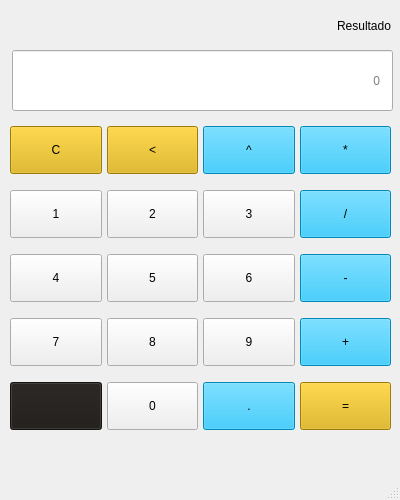
<?xml version="1.0" encoding="UTF-8"?>
<ui version="4.0">
 <class>MainWindow</class>
 <widget class="QMainWindow" name="MainWindow">
  <property name="geometry">
   <rect>
    <x>0</x>
    <y>0</y>
    <width>400</width>
    <height>500</height>
   </rect>
  </property>
  <property name="sizePolicy">
   <sizepolicy hsizetype="Fixed" vsizetype="Fixed">
    <horstretch>0</horstretch>
    <verstretch>0</verstretch>
   </sizepolicy>
  </property>
  <property name="maximumSize">
   <size>
    <width>500</width>
    <height>500</height>
   </size>
  </property>
  <property name="windowTitle">
   <string>Calculadora</string>
  </property>
  <property name="windowIcon">
   <iconset theme="accessories-calculator"/>
  </property>
  <widget class="QWidget" name="centralwidget">
   <widget class="QLabel" name="result">
    <property name="geometry">
     <rect>
      <x>280</x>
      <y>10</y>
      <width>111</width>
      <height>31</height>
     </rect>
    </property>
    <property name="text">
     <string>Resultado</string>
    </property>
    <property name="alignment">
     <set>Qt::AlignRight|Qt::AlignTrailing|Qt::AlignVCenter</set>
    </property>
    <property name="margin">
     <number>10</number>
    </property>
   </widget>
   <widget class="QLineEdit" name="display">
    <property name="geometry">
     <rect>
      <x>12</x>
      <y>50</y>
      <width>381</width>
      <height>61</height>
     </rect>
    </property>
    <property name="styleSheet">
     <string notr="true">padding-right: 10px</string>
    </property>
    <property name="alignment">
     <set>Qt::AlignRight|Qt::AlignTrailing|Qt::AlignVCenter</set>
    </property>
    <property name="placeholderText">
     <string>0</string>
    </property>
   </widget>
   <widget class="QWidget" name="gridLayoutWidget">
    <property name="geometry">
     <rect>
      <x>10</x>
      <y>110</y>
      <width>381</width>
      <height>341</height>
     </rect>
    </property>
    <layout class="QGridLayout" name="gridLayout" rowstretch="0,0,0,0,0,0,0" columnstretch="0,0,0,0">
     <property name="sizeConstraint">
      <enum>QLayout::SetDefaultConstraint</enum>
     </property>
     <property name="horizontalSpacing">
      <number>5</number>
     </property>
     <property name="verticalSpacing">
      <number>0</number>
     </property>
     <item row="0" column="1">
      <widget class="QPushButton" name="pushButton_2">
       <property name="styleSheet">
        <string notr="true">height:40; 
background-color: #DBAC00;
color: black</string>
       </property>
       <property name="text">
        <string>&lt;</string>
       </property>
      </widget>
     </item>
     <item row="6" column="1">
      <widget class="QPushButton" name="pushButton_18">
       <property name="styleSheet">
        <string notr="true">height:40</string>
       </property>
       <property name="text">
        <string>0</string>
       </property>
      </widget>
     </item>
     <item row="1" column="3">
      <widget class="QPushButton" name="pushButton_8">
       <property name="styleSheet">
        <string notr="true">height:40;
background-color: deepskyblue;
color: black</string>
       </property>
       <property name="text">
        <string>/</string>
       </property>
      </widget>
     </item>
     <item row="3" column="1">
      <widget class="QPushButton" name="pushButton_10">
       <property name="styleSheet">
        <string notr="true">height:40</string>
       </property>
       <property name="text">
        <string>5</string>
       </property>
      </widget>
     </item>
     <item row="6" column="2">
      <widget class="QPushButton" name="pushButton_19">
       <property name="styleSheet">
        <string notr="true">height:40;
background-color: deepskyblue;
color: black</string>
       </property>
       <property name="text">
        <string>.</string>
       </property>
      </widget>
     </item>
     <item row="4" column="1">
      <widget class="QPushButton" name="pushButton_15">
       <property name="styleSheet">
        <string notr="true">height:40</string>
       </property>
       <property name="text">
        <string>8</string>
       </property>
      </widget>
     </item>
     <item row="4" column="0">
      <widget class="QPushButton" name="pushButton_14">
       <property name="styleSheet">
        <string notr="true">height:40</string>
       </property>
       <property name="text">
        <string>7</string>
       </property>
      </widget>
     </item>
     <item row="4" column="2">
      <widget class="QPushButton" name="pushButton_13">
       <property name="styleSheet">
        <string notr="true">height:40</string>
       </property>
       <property name="text">
        <string>9</string>
       </property>
      </widget>
     </item>
     <item row="1" column="1">
      <widget class="QPushButton" name="pushButton_6">
       <property name="styleSheet">
        <string notr="true">height:40</string>
       </property>
       <property name="text">
        <string>2</string>
       </property>
      </widget>
     </item>
     <item row="4" column="3">
      <widget class="QPushButton" name="pushButton_16">
       <property name="styleSheet">
        <string notr="true">height:40;
background-color: deepskyblue;
color: black</string>
       </property>
       <property name="text">
        <string>+</string>
       </property>
      </widget>
     </item>
     <item row="0" column="0">
      <widget class="QPushButton" name="pushButton">
       <property name="autoFillBackground">
        <bool>false</bool>
       </property>
       <property name="styleSheet">
        <string notr="true">height:40; background-color: #DBAC00; color: black</string>
       </property>
       <property name="text">
        <string>C</string>
       </property>
      </widget>
     </item>
     <item row="3" column="0">
      <widget class="QPushButton" name="pushButton_9">
       <property name="styleSheet">
        <string notr="true">height:40</string>
       </property>
       <property name="text">
        <string>4</string>
       </property>
      </widget>
     </item>
     <item row="1" column="0">
      <widget class="QPushButton" name="pushButton_5">
       <property name="styleSheet">
        <string notr="true">height:40</string>
       </property>
       <property name="text">
        <string>1</string>
       </property>
      </widget>
     </item>
     <item row="0" column="2">
      <widget class="QPushButton" name="pushButton_3">
       <property name="styleSheet">
        <string notr="true">height:40;
background-color: deepskyblue;
color: black</string>
       </property>
       <property name="text">
        <string>^</string>
       </property>
      </widget>
     </item>
     <item row="3" column="2">
      <widget class="QPushButton" name="pushButton_11">
       <property name="styleSheet">
        <string notr="true">height:40</string>
       </property>
       <property name="text">
        <string>6</string>
       </property>
      </widget>
     </item>
     <item row="6" column="0">
      <widget class="QPushButton" name="pushButton_17">
       <property name="styleSheet">
        <string notr="true">height:40;
background-color: #1e1b18</string>
       </property>
       <property name="text">
        <string/>
       </property>
      </widget>
     </item>
     <item row="1" column="2">
      <widget class="QPushButton" name="pushButton_7">
       <property name="styleSheet">
        <string notr="true">height:40</string>
       </property>
       <property name="text">
        <string>3</string>
       </property>
      </widget>
     </item>
     <item row="3" column="3">
      <widget class="QPushButton" name="pushButton_12">
       <property name="styleSheet">
        <string notr="true">height:40;
background-color: deepskyblue;
color: black</string>
       </property>
       <property name="text">
        <string>-</string>
       </property>
      </widget>
     </item>
     <item row="6" column="3">
      <widget class="QPushButton" name="pushButton_20">
       <property name="styleSheet">
        <string notr="true">height:40; 
background-color: #DBAC00;
color: black</string>
       </property>
       <property name="text">
        <string>=</string>
       </property>
      </widget>
     </item>
     <item row="0" column="3">
      <widget class="QPushButton" name="pushButton_4">
       <property name="sizePolicy">
        <sizepolicy hsizetype="Minimum" vsizetype="Minimum">
         <horstretch>0</horstretch>
         <verstretch>0</verstretch>
        </sizepolicy>
       </property>
       <property name="minimumSize">
        <size>
         <width>0</width>
         <height>0</height>
        </size>
       </property>
       <property name="styleSheet">
        <string notr="true">height:40;
background-color: deepskyblue;
color: black</string>
       </property>
       <property name="text">
        <string>*</string>
       </property>
      </widget>
     </item>
    </layout>
   </widget>
  </widget>
  <widget class="QMenuBar" name="menubar">
   <property name="geometry">
    <rect>
     <x>0</x>
     <y>0</y>
     <width>400</width>
     <height>22</height>
    </rect>
   </property>
  </widget>
  <widget class="QStatusBar" name="statusbar"/>
 </widget>
 <resources/>
 <connections/>
</ui>
